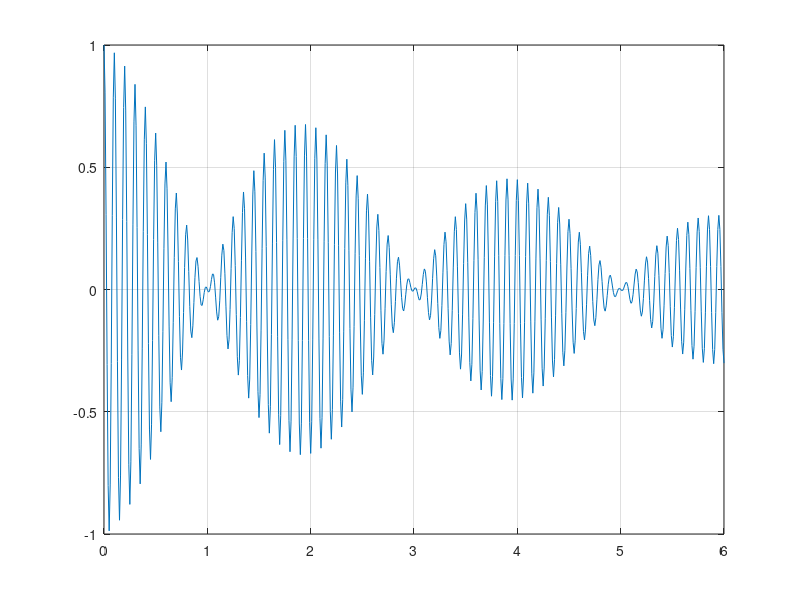

Source code (MATLAB):
% trial 2 tones close by 
% Approx of oscillating system 4th order
% ==========================
% remember from trigonometry
% ==========================
% cos(alpha)*cos(beta) = 
% = 1/2 * [cos(alpha-beta) + cos(alpha+beta)]

clear all, close all, clc;


s1 = -0.2 + j*2*pi*(10-0.25);
s2 = conj(s1);

s3 = -0.2 + j*2*pi*(10+0.25);
s4 = conj(s3);

t = 0:0.01:6;

x_t = 1/4*(exp(s1*t) + exp(s2*t)) + ...
      1/4*(exp(s3*t) + exp(s4*t));

figure(1)
plot(t,x_t),grid on

